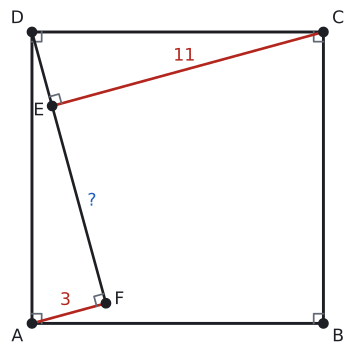

Generate this figure with Python:
import sys; sys.path.insert(0, "tools")
from cizim import *

P = lambda x, y: np.array([float(x), float(y)])
uz = lambda U, V: round(float(np.linalg.norm(U - V)), 4)
def acisi(K, U, V):
    u, v = U - K, V - K
    return round(float(np.degrees(np.arccos(np.dot(u, v) / np.linalg.norm(u) / np.linalg.norm(v)))), 3)
def birim(U, V):
    t = (V - U) / np.linalg.norm(V - U); return t, np.array([-t[1], t[0]])
def ayak(Q, U, V):
    t, _ = birim(U, V); return U + np.dot(Q - U, t) * t
def yansit(Q, U, V):
    return 2 * ayak(Q, U, V) - Q
def kesisim(U1, V1, U2, V2):
    M = np.array([V1 - U1, U2 - V2]).T; s = np.linalg.solve(M, U2 - U1); return U1 + s[0] * (V1 - U1)
def cetik(U, V, n=1, renk=SOLUK, f=0.5):
    M = U + f * (V - U); t, m = birim(U, V)
    for i in range(n):
        c = M + (i - (n - 1) / 2) * 0.2 * S * t
        ax.plot(*zip(c - 0.22 * S * m, c + 0.22 * S * m), color=renk, lw=1.5)
def olcu(U, V, metin, d=0.5, renk=YAZI, fs=13, f=0.5):
    """[UV] üzerinde f oranındaki noktaya, U->V yönünün soluna d*S uzağa yazı (d < 0: sağına)."""
    M = U + f * (V - U); _, m = birim(U, V)
    ax.text(*(M + d * S * m), metin, ha="center", va="center", color=renk, fontsize=fs)
def dik_isareti(K, U, V, r=0.4):
    a_ = (U - K) / np.linalg.norm(U - K) * r * S; b_ = (V - K) / np.linalg.norm(V - K) * r * S
    ax.plot(*zip(K + a_, K + a_ + b_, K + b_), color=SOLUK, lw=1.3)
def harf(Q, metin, dx, dy, renk=YAZI, fs=13):
    ax.text(Q[0] + dx * S, Q[1] + dy * S, metin, ha="center", va="center", color=renk, fontsize=fs)
def cizgi(U, V, renk=YAZI, lw=2.2, ls="-"):
    ax.plot(*zip(U, V), color=renk, lw=lw, ls=ls)
def boya(noktalar, renk):
    ax.add_patch(patches.Polygon(noktalar, closed=True, facecolor=renk, edgecolor="none"))
def yay(K, U, V, r=0.8, renk=MAVI, n=1):
    for i in range(n): aci(ax, K, U, V, r=(r + 0.18 * i) * S, renk=renk)
def yay_yazi(K, U, V, metin, d=1.4, renk=MAVI, fs=12):
    """K köşesindeki U-K-V açısının ortasından d*S uzağa yazı."""
    u = (U - K) / np.linalg.norm(U - K); v = (V - K) / np.linalg.norm(V - K); o = (u + v) / np.linalg.norm(u + v)
    ax.text(*(K + d * S * o), metin, ha="center", va="center", color=renk, fontsize=fs)
def basla(xmin, xmax, ymin, ymax, en=5.5):
    global fig, ax
    fig, ax = sekil(en, en * (ymax - ymin) / (xmax - xmin))
    ax.set_aspect("equal"); ax.axis("off"); ax.set_xlim(xmin, xmax); ax.set_ylim(ymin, ymax)
def dortgen(A, B, C, D, dolgu=None):
    if dolgu: boya([A, B, C, D], dolgu)
    ax.plot(*zip(A, B, C, D, A), color=YAZI)
    for Q in (A, B, C, D): nokta(ax, *Q, "")
def koseler(A, B, C, D, d=0.55):
    O = (A + B + C + D) / 4
    for Q, ad in ((A, "A"), (B, "B"), (C, "C"), (D, "D")):
        y = (Q - O) / np.linalg.norm(Q - O); harf(Q, ad, d * np.sign(y[0]) * 1.1, d * np.sign(y[1]))
def dikdortgen(a, b):
    """A orijinde, [AB] yatay: A, B, C, D."""
    return P(0, 0), P(a, 0), P(a, b), P(0, b)
def dik_koseler(A, B, C, D, r=0.4):
    dik_isareti(A, B, D, r); dik_isareti(B, C, A, r); dik_isareti(C, D, B, r); dik_isareti(D, A, C, r)
def cerceve(noktalar, kenar=1.2):
    xs = [q[0] for q in noktalar]; ys = [q[1] for q in noktalar]
    return min(xs) - kenar * S, max(xs) + kenar * S, min(ys) - kenar * S, max(ys) + kenar * S

# Soru 6 (iç): |AF| = 3, |CE| = 11 -> |DE| = 3, |DF| = 11, |EF| = 8.
a = np.sqrt(130)
A, B, C, D = dikdortgen(a, a)
S = a / 12
u = P(3, -11) / a
E, F = D + 3 * u, D + 11 * u
print("a", a, "EF", uz(E, F), "AF", uz(A, F), "CE", uz(C, E), "CED", acisi(E, C, D), "AFD", acisi(F, A, D), "F içinde", F)
basla(*cerceve([A, B, C, D], 1.0), en=4.6)
dortgen(A, B, C, D); koseler(A, B, C, D); dik_koseler(A, B, C, D, 0.4)
cizgi(D, F, YAZI, 2.0)
cizgi(C, E, KIRMIZI, 2.0); cizgi(A, F, KIRMIZI, 2.0)
dik_isareti(E, C, D, 0.4); dik_isareti(F, A, D, 0.4)
for Q, ad, dx, dy in ((E, "E", -0.55, -0.2), (F, "F", 0.55, 0.15)): nokta(ax, *Q, ""); harf(Q, ad, dx, dy)
olcu(C, E, "11", -0.55, KIRMIZI); olcu(A, F, "3", 0.55, KIRMIZI)
olcu(E, F, "?", 0.55, MAVI)
kaydet(fig, __file__)
